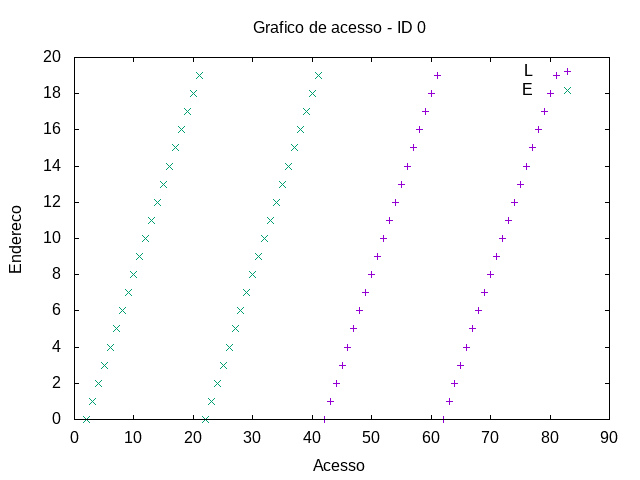

The gnuplot source for this figure:
set term png
set output "../out/mem/normadin/-acesso-0.png"
set title "Grafico de acesso - ID 0"
set xlabel "Acesso"
set ylabel "Endereco"
plot "../out/mem/normadin/-acesso-0-0.gpdat" u 2:4 w points t "L", "../out/mem/normadin/-acesso-1-0.gpdat" u 2:4 w points t "E"
